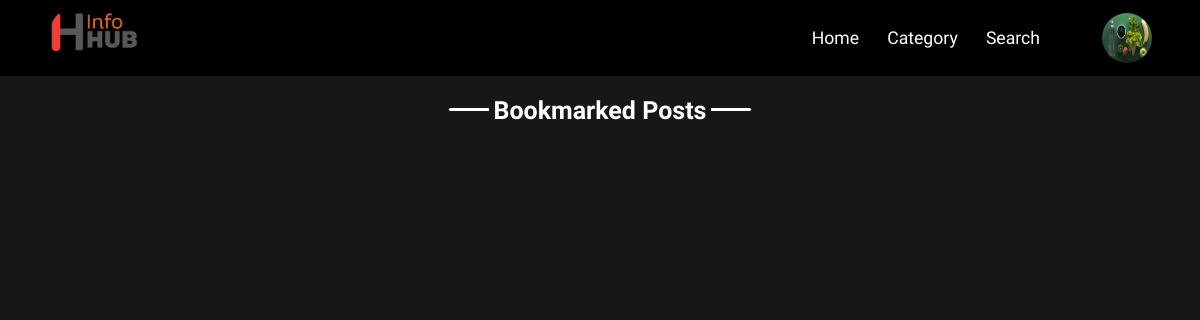
The page /bookmarked/ (signed in) on the database as committed earlier.
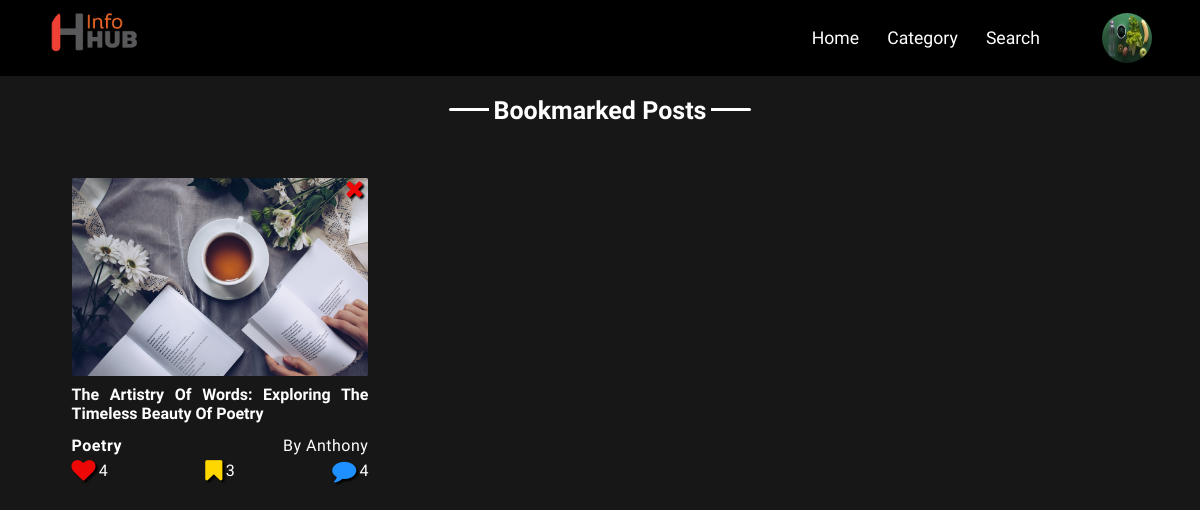
The same page on the database as committed later.
### blogApp/models.py (models this page shows, shortened)
class Post(models.Model):
    class NewManager(models.Manager):
        def get_queryset(self):
            return super().get_queryset() .filter(Status='published')
    options = (
        ('draft', 'Draft'),
        ('published', 'Published'),
    )
    Title = models.CharField(max_length=250)
    First_Name = models.CharField(max_length=15)
    Last_Name = models.CharField(max_length=15)
    Email = models.EmailField(max_length=30)
    slug = models.SlugField(max_length=250, unique_for_date='Publish', default='default')
    Publish = models.DateTimeField(default=timezone.now )
    Author = models.ForeignKey (User, on_delete=models.CASCADE, related_name='blog_posts')
    Content = models.TextField()
    Category = models.ForeignKey(Category, on_delete=models.PROTECT, default=1)
    Category_Tag = models.CharField(max_length=20, default='Default')
    Image = models.ImageField(upload_to=User_Directory_Path)
    Status = models.CharField(max_length=10, choices=options, default='draft')
    Objects = models.Manager() #default Manager
    Newmanager = NewManager() #custom manager
    likes_count = models.IntegerField(default='0')
    likes = models.ManyToManyField(User, related_name='like', default=None, blank=True)
    liked = models.BooleanField(default=False)
    bookmark_count =  models.IntegerField(default=0)
    bookmark = models.ManyToManyField(User, related_name='bookmark',default=None, blank=True )
    def get_absolute_url(self):
        return reverse('blogApp:Single_Post', args=[self.slug])
    class Meta:
        ordering = ('-Publish',)[:8]

### blogApp/views.py (the view)
# urls.py: path('bookmarked/', views.bookmarked, name='Bookmarked_Page'),
@login_required
def bookmarked(request):
    bookmarked_post = Post.Newmanager.annotate(num_comments=Count('Comment')).filter(bookmark = request.user)
    return render(request, 'blogApp/bookmark.html', {'bookmarked_post': bookmarked_post})

### blogApp/context_processor.py (called while the page is built)
def Category_List_Options(request):
    Category_List_Options = Category.objects.exclude(name='Default')
    return {'Category_List_Options' : Category_List_Options}

### blogApp/templates/blogApp/bookmark.html (shortened to what this page needs)
{% extends 'blogApp/Base.html' %}
{% load static %}
    {% block templates %}
<div class="Wrapper">
        <div class="Updates">
            <p>Bookmarked  Posts</p>
        </div>
        <div class="Grid">
            {% for Bookmark in bookmarked_post %}
            <div class="Grid-Item">
                <div class="Card Bookmark">
                    <img  src="{{Bookmark.Image.url}}" alt="{{Bookmark.Category_Tag}}">
                        <a href="{{Bookmark.get_absolute_url}}"><p>{{ Bookmark.Title|truncatechars:65}}</p></a>
                        <div class="Card-Footer">
                                <h3>{{Bookmark.Category_Tag}}</h3>
                                <p>By {{Bookmark.Last_Name }}</p>
                        </div>
                        <div class="Reactions">
                            <div class="item Likes">
                                <i  class="fa fa-heart"></i>
                                <p>{{Bookmark.likes_count}}</p>
                            </div>
                             <div class="item Favourites">
                                <i  class="fa fa-bookmark"></i>
                                <p>{{Bookmark.bookmark_count}}</p>
                            </div>
                            <div class="item Comments">
                                <i  class="fa fa-comment"></i>
                                <p>{{Bookmark.num_comments}}</p>
                            </div>
                        </div>
                        <div class="Cancel_Bookmark">
                            <a href="{% url 'blogApp:Bookmark_Page' Bookmark.id %}">
                                <i  class="fa fa-times"></i>
                            </a>
                        </div>
                </div>
            </div>
            {% endfor %}
        </div>
</div>
{% endblock %}

Rows that differ between the two databases and show on the page:
now on this page (row edited): Post: Image (picture), Title "The Artistry Of Words: Exploring The Timeless Beauty Of Poetry", Category_Tag "Poetry", Last_Name "Anthony", likes_count "4", bookmark_count "3", num_comments "4"
